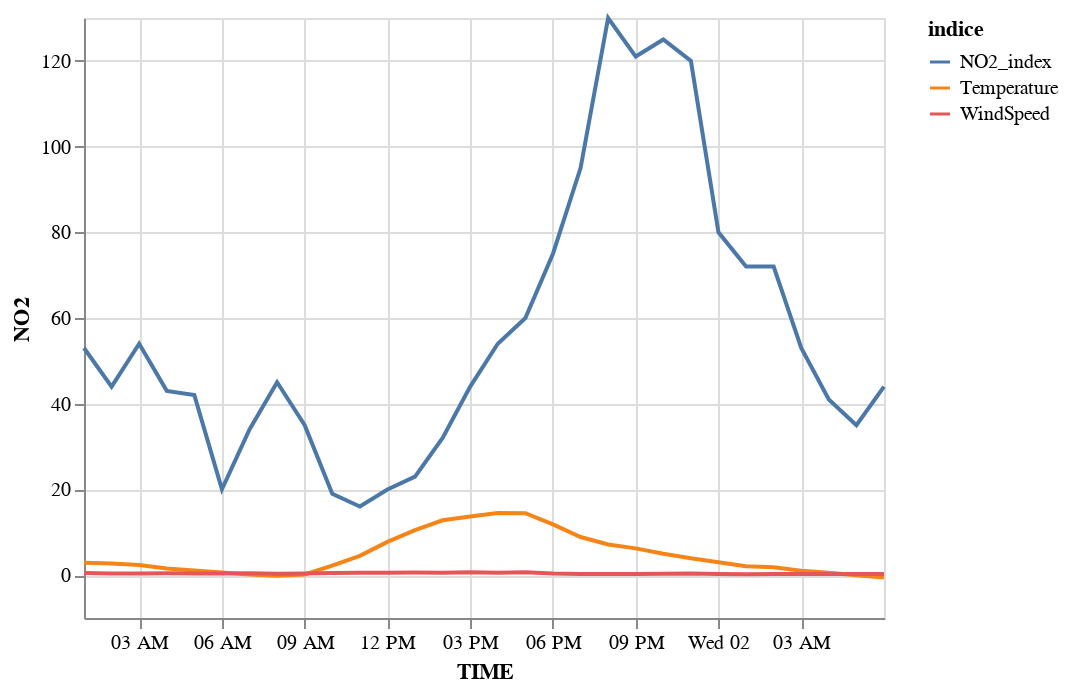

The notebook cell saved with this chart:
### Code cell
t

### Figure 1 — Vega-Lite specification as saved in the notebook (floating-point values rounded to 4 significant figures)
{"config": {"view": {"continuousWidth": 400, "continuousHeight": 300}}, "data": {"name": "data-8155c010a041092ab4f85334ca0358cb"}, "mark": "line", "encoding": {"color": {"type": "nominal", "field": "indice"}, "x": {"type": "temporal", "field": "TIME"}, "y": {"type": "quantitative", "field": "NO2"}}, "transform": [{"fold": ["NO2_index", "Temperature", "WindSpeed"], "as": ["indice", "NO2"]}], "$schema": "https://vega.github.io/schema/vega-lite/v4.8.1.json", "datasets": {"data-8155c010a041092ab4f85334ca0358cb": [{"TIME": "2019-01-01 00:59:59", "HOUR": 1.0, "DAYWEEK": 1, "AirStationId": 16.0, "WeatherStationId": 16, "NO2_index": 53.0, "WindSpeed": 0.495, "WindDirection": 56.0, "Temperature": 2.9, "BarPressure": 952.0, "Humidity": 57.0, "Precipitation": 0.0}, {"TIME": "2019-01-01 01:59:59", "HOUR": 2.0, "DAYWEEK": 1, "AirStationId": 16.0, "WeatherStationId": 16, "NO2_index": 44.0, "WindSpeed": 0.41, "WindDirection": 77.0, "Temperature": 2.7, "BarPressure": 952.0, "Humidity": 57.0, "Precipitation": 0.0}, {"TIME": "2019-01-01 02:59:59", "HOUR": 3.0, "DAYWEEK": 1, "AirStationId": 16.0, "WeatherStationId": 16, "NO2_index": 54.0, "WindSpeed": 0.355, "WindDirection": 75.5, "Temperature": 2.35, "BarPressure": 952.0, "Humidity": 57.0, "Precipitation": 0.0}, {"TIME": "2019-01-01 03:59:59", "HOUR": 4.0, "DAYWEEK": 1, "AirStationId": 16.0, "WeatherStationId": 16, "NO2_index": 43.0, "WindSpeed": 0.42, "WindDirection": 102.0, "Temperature": 1.55, "BarPressure": 952.0, "Humidity": 56.0, "Precipitation": 0.0}, {"TIME": "2019-01-01 04:59:59", "HOUR": 5.0, "DAYWEEK": 1, "AirStationId": 16.0, "WeatherStationId": 16, "NO2_index": 42.0, "WindSpeed": 0.355, "WindDirection": 117.0, "Temperature": 1.1, "BarPressure": 951.0, "Humidity": 59.0, "Precipitation": 0.0}, {"TIME": "2019-01-01 05:59:59", "HOUR": 6.0, "DAYWEEK": 1, "AirStationId": 16.0, "WeatherStationId": 16, "NO2_index": 20.0, "WindSpeed": 0.385, "WindDirection": 92.0, "Temperature": 0.6, "BarPressure": 951.0, "Humidity": 57.0, "Precipitation": 0.0}, {"TIME": "2019-01-01 06:59:59", "HOUR": 7.0, "DAYWEEK": 1, "AirStationId": 16.0, "WeatherStationId": 16, "NO2_index": 34.0, "WindSpeed": 0.43, "WindDirection": 161.5, "Temperature": 0.15, "BarPressure": 951.0, "Humidity": 59.0, "Precipitation": 0.0}, {"TIME": "2019-01-01 07:59:59", "HOUR": 8.0, "DAYWEEK": 1, "AirStationId": 16.0, "WeatherStationId": 16, "NO2_index": 45.0, "WindSpeed": 0.34, "WindDirection": 76.0, "Temperature": -0.15, "BarPressure": 952.0, "Humidity": 64.0, "Precipitation": 0.0}, {"TIME": "2019-01-01 08:59:59", "HOUR": 9.0, "DAYWEEK": 1, "AirStationId": 16.0, "WeatherStationId": 16, "NO2_index": 35.0, "WindSpeed": 0.39, "WindDirection": 60.5, "Temperature": 0.15, "BarPressure": 952.0, "Humidity": 61.0, "Precipitation": 0.0}, {"TIME": "2019-01-01 09:59:59", "HOUR": 10.0, "DAYWEEK": 1, "AirStationId": 16.0, "WeatherStationId": 16, "NO2_index": 19.0, "WindSpeed": 0.5, "WindDirection": 62.5, "Temperature": 2.2, "BarPressure": 952.0, "Humidity": 57.0, "Precipitation": 0.0}, {"TIME": "2019-01-01 10:59:59", "HOUR": 11.0, "DAYWEEK": 1, "AirStationId": 16.0, "WeatherStationId": 16, "NO2_index": 16.0, "WindSpeed": 0.53, "WindDirection": 77.5, "Temperature": 4.5, "BarPressure": 953.0, "Humidity": 54.0, "Precipitation": 0.0}, {"TIME": "2019-01-01 11:59:59", "HOUR": 12.0, "DAYWEEK": 1, "AirStationId": 16.0, "WeatherStationId": 16, "NO2_index": 20.0, "WindSpeed": 0.58, "WindDirection": 89.5, "Temperature": 7.75, "BarPressure": 952.0, "Humidity": 47.0, "Precipitation": 0.0}, {"TIME": "2019-01-01 12:59:59", "HOUR": 13.0, "DAYWEEK": 1, "AirStationId": 16.0, "WeatherStationId": 16, "NO2_index": 23.0, "WindSpeed": 0.61, "WindDirection": 123.5, "Temperature": 10.5, "BarPressure": 952.0, "Humidity": 29.0, "Precipitation": 0.0}, {"TIME": "2019-01-01 13:59:59", "HOUR": 14.0, "DAYWEEK": 1, "AirStationId": 16.0, "WeatherStationId": 16, "NO2_index": 32.0, "WindSpeed": 0.57, "WindDirection": 180.5, "Temperature": 12.8, "BarPressure": 951.0, "Humidity": 24.0, "Precipitation": 0.0}, {"TIME": "2019-01-01 14:59:59", "HOUR": 15.0, "DAYWEEK": 1, "AirStationId": 16.0, "WeatherStationId": 16, "NO2_index": 44.0, "WindSpeed": 0.665, "WindDirection": 179.0, "Temperature": 13.7, "BarPressure": 951.0, "Humidity": 23.0, "Precipitation": 0.0}, {"TIME": "2019-01-01 15:59:59", "HOUR": 16.0, "DAYWEEK": 1, "AirStationId": 16.0, "WeatherStationId": 16, "NO2_index": 54.0, "WindSpeed": 0.57, "WindDirection": 170.5, "Temperature": 14.5, "BarPressure": 951.0, "Humidity": 24.0, "Precipitation": 0.0}, {"TIME": "2019-01-01 16:59:59", "HOUR": 17.0, "DAYWEEK": 1, "AirStationId": 16.0, "WeatherStationId": 16, "NO2_index": 60.0, "WindSpeed": 0.655, "WindDirection": 186.5, "Temperature": 14.45, "BarPressure": 951.0, "Humidity": 28.0, "Precipitation": 0.0}, {"TIME": "2019-01-01 17:59:59", "HOUR": 18.0, "DAYWEEK": 1, "AirStationId": 16.0, "WeatherStationId": 16, "NO2_index": 75.0, "WindSpeed": 0.37, "WindDirection": 184.0, "Temperature": 11.85, "BarPressure": 951.0, "Humidity": 39.0, "Precipitation": 0.0}, {"TIME": "2019-01-01 18:59:59", "HOUR": 19.0, "DAYWEEK": 1, "AirStationId": 16.0, "WeatherStationId": 16, "NO2_index": 95.0, "WindSpeed": 0.26, "WindDirection": 222.0, "Temperature": 8.9, "BarPressure": 951.0, "Humidity": 46.0, "Precipitation": 0.0}, {"TIME": "2019-01-01 19:59:59", "HOUR": 20.0, "DAYWEEK": 1, "AirStationId": 16.0, "WeatherStationId": 16, "NO2_index": 130.0, "WindSpeed": 0.28, "WindDirection": 53.5, "Temperature": 7.15, "BarPressure": 951.0, "Humidity": 52.0, "Precipitation": 0.0}, {"TIME": "2019-01-01 20:59:59", "HOUR": 21.0, "DAYWEEK": 1, "AirStationId": 16.0, "WeatherStationId": 16, "NO2_index": 121.0, "WindSpeed": 0.285, "WindDirection": 198.5, "Temperature": 6.25, "BarPressure": 951.0, "Humidity": 56.0, "Precipitation": 0.0}, {"TIME": "2019-01-01 21:59:59", "HOUR": 22.0, "DAYWEEK": 1, "AirStationId": 16.0, "WeatherStationId": 16, "NO2_index": 125.0, "WindSpeed": 0.315, "WindDirection": 68.5, "Temperature": 5.0, "BarPressure": 951.0, "Humidity": 60.0, "Precipitation": 0.0}, {"TIME": "2019-01-01 22:59:59", "HOUR": 23.0, "DAYWEEK": 1, "AirStationId": 16.0, "WeatherStationId": 16, "NO2_index": 120.0, "WindSpeed": 0.37, "WindDirection": 179.0, "Temperature": 3.95, "BarPressure": 951.0, "Humidity": 63.0, "Precipitation": 0.0}, {"TIME": "2019-01-01 23:59:59", "HOUR": 24.0, "DAYWEEK": 1, "AirStationId": 16.0, "WeatherStationId": 16, "NO2_index": 80.0, "WindSpeed": 0.26, "WindDirection": 167.5, "Temperature": 3.0, "BarPressure": 951.0, "Humidity": 61.0, "Precipitation": 0.0}, {"TIME": "2019-01-02 00:59:59", "HOUR": 1.0, "DAYWEEK": 2, "AirStationId": 16.0, "WeatherStationId": 16, "NO2_index": 72.0, "WindSpeed": 0.23, "WindDirection": 99.5, "Temperature": 2.1, "BarPressure": 952.0, "Humidity": 64.0, "Precipitation": 0.0}, {"TIME": "2019-01-02 01:59:59", "HOUR": 2.0, "DAYWEEK": 2, "AirStationId": 16.0, "WeatherStationId": 16, "NO2_index": 72.0, "WindSpeed": 0.27, "WindDirection": 113.5, "Temperature": 1.85, "BarPressure": 951.0, "Humidity": 67.0, "Precipitation": 0.0}, {"TIME": "2019-01-02 02:59:59", "HOUR": 3.0, "DAYWEEK": 2, "AirStationId": 16.0, "WeatherStationId": 16, "NO2_index": 53.0, "WindSpeed": 0.295, "WindDirection": 70.0, "Temperature": 1.0, "BarPressure": 951.0, "Humidity": 67.0, "Precipitation": 0.0}, {"TIME": "2019-01-02 03:59:59", "HOUR": 4.0, "DAYWEEK": 2, "AirStationId": 16.0, "WeatherStationId": 16, "NO2_index": 41.0, "WindSpeed": 0.255, "WindDirection": 143.5, "Temperature": 0.55, "BarPressure": 951.0, "Humidity": 69.0, "Precipitation": 0.0}, {"TIME": "2019-01-02 04:59:59", "HOUR": 5.0, "DAYWEEK": 2, "AirStationId": 16.0, "WeatherStationId": 16, "NO2_index": 35.0, "WindSpeed": 0.265, "WindDirection": 143.0, "Temperature": -0.05, "BarPressure": 951.0, "Humidity": 71.0, "Precipitation": 0.0}, {"TIME": "2019-01-02 05:59:59", "HOUR": 6.0, "DAYWEEK": 2, "AirStationId": 16.0, "WeatherStationId": 16, "NO2_index": 44.0, "WindSpeed": 0.26, "WindDirection": 161.5, "Temperature": -0.55, "BarPressure": 950.0, "Humidity": 74.0, "Precipitation": 0.0}]}}
